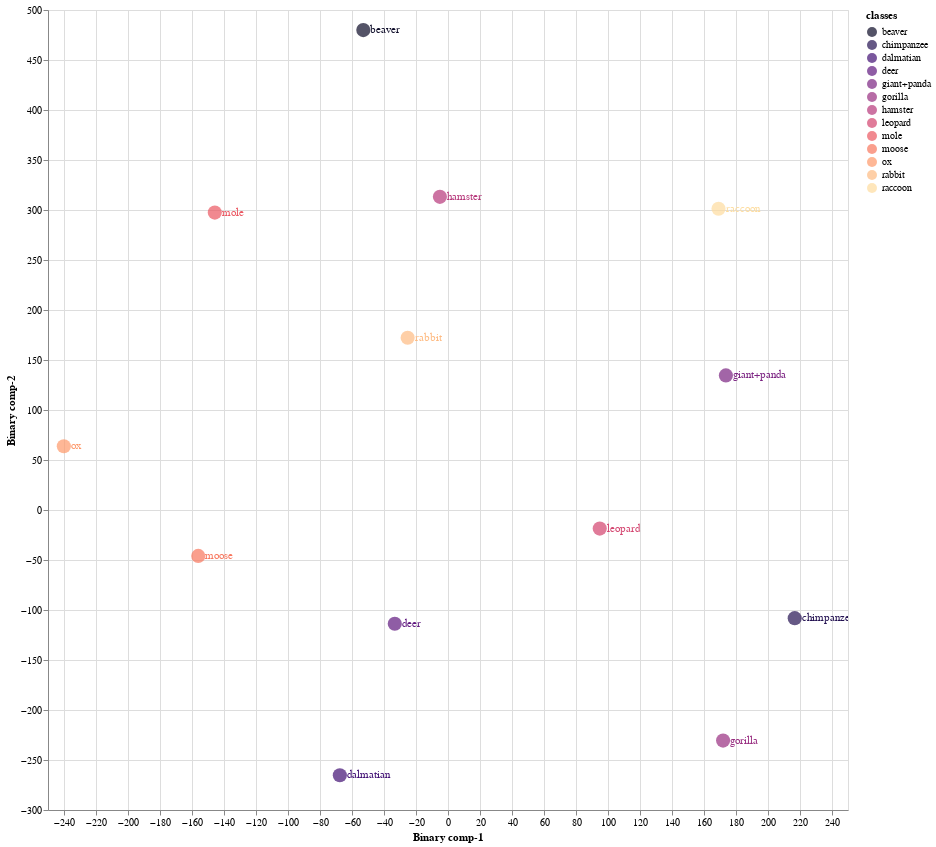
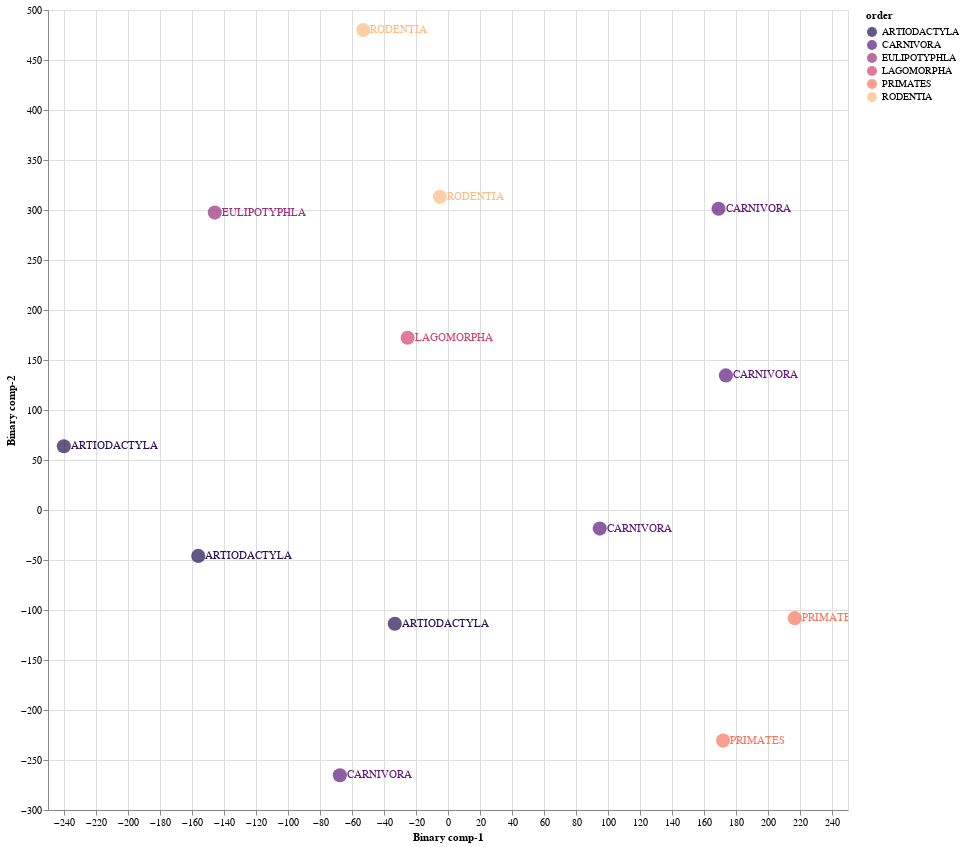

These figures' notebook cell, in order:
### Markdown cell above
# 11. Retrain with best parameters on three train val splits

### Code cell
Train01 = CZSL(mode = "Train", 
               split = 1, 
               DNN = ProjectionNetwork1, 
               epochs = 140, 
               bs = 44, 
               numunits = 725, 
               lr = 0.01672300858684881, 
               optimiser = nn.Sigmoid(), 
               dropout = .25897885389379416, 
               mom = 0, 
               wd = 0,  
               device = 'cuda', 
               checkpoint = CP_final, 
               pred_type = 'Deterministic', 
               dist_type = 'euclidean')

#mode
#1. "Train" - Use Train Val split
#2. "Test" - For Unseen Test Data

#split
# 1 -Train/Val Split 1
# 2 -Train/Val Split 2
# 3 -Train/Val Split 2

#pred_type
#1. "Probabilistic" - continous real numbers giving probability for prdiction to be 1
#2. "Deterministic" - 1 or 0 prediction values

#dist_type
#1. euclidean
#2. cosine
#3. hamming
#4. jaccard

### Figure 1 — Vega-Lite specification as saved in the notebook (floating-point values rounded to 4 significant figures)
{"config": {"view": {"continuousWidth": 400, "continuousHeight": 300}}, "layer": [{"mark": {"type": "circle", "size": 200}, "encoding": {"color": {"field": "classes", "scale": {"scheme": "Magma"}, "type": "nominal"}, "x": {"field": "Binary comp-1", "type": "quantitative"}, "y": {"field": "Binary comp-2", "type": "quantitative"}}, "height": 800, "selection": {"selector017": {"type": "interval", "bind": "scales", "encodings": ["x", "y"]}}, "width": 800}, {"mark": {"type": "text", "align": "left", "baseline": "middle", "dx": 7}, "encoding": {"color": {"field": "classes", "scale": {"scheme": "Magma"}, "type": "nominal"}, "text": {"field": "classes", "type": "nominal"}, "x": {"field": "Binary comp-1", "type": "quantitative"}, "y": {"field": "Binary comp-2", "type": "quantitative"}}, "height": 800, "width": 800}], "data": {"name": "data-943630dda79b123b10ab06e6d9bba64e"}, "$schema": "https://vega.github.io/schema/vega-lite/v4.17.0.json", "datasets": {"data-943630dda79b123b10ab06e6d9bba64e": [{"Binary comp-1": -52.94, "Binary comp-2": 479.9, "classes": "beaver", "sciName": "Aplodontia_rufa", "animal_label": 4, "animal_class": "beaver", "mainCommonName": "Mountain Beaver", "otherCommonNames": "Boomer|Sewellel|Point Arena Mountain Beaver|Point Reyes Mountain Beaver", "class": "Mammalia", "infraclass": "Placentalia", "magnorder": "Boreoeutheria", "superorder": "Euarchontoglires", "order": "RODENTIA", "suborder": "SCIUROMORPHA", "infraorder": null, "parvorder": null, "superfamily": null, "family": "APLODONTIIDAE", "subfamily": null, "tribe": null, "genus": "Aplodontia"}, {"Binary comp-1": -67.6, "Binary comp-2": -265.3, "classes": "dalmatian", "sciName": "Canis_familiaris", "animal_label": 5, "animal_class": "dalmatian", "mainCommonName": "Domestic Dog", "otherCommonNames": "Dog|Dingo|Feral Dog|New Guinea Singing Dog|Village Dog", "class": "Mammalia", "infraclass": "Placentalia", "magnorder": "Boreoeutheria", "superorder": "Laurasiatheria", "order": "CARNIVORA", "suborder": "CANIFORMIA", "infraorder": "CANOIDEA", "parvorder": null, "superfamily": null, "family": "CANIDAE", "subfamily": null, "tribe": null, "genus": "Canis"}, {"Binary comp-1": -145.7, "Binary comp-2": 297.4, "classes": "mole", "sciName": "Talpa_altaica", "animal_label": 12, "animal_class": "mole", "mainCommonName": "Altai Mole", "otherCommonNames": "Siberian Mole", "class": "Mammalia", "infraclass": "Placentalia", "magnorder": "Boreoeutheria", "superorder": "Laurasiatheria", "order": "EULIPOTYPHLA", "suborder": null, "infraorder": null, "parvorder": null, "superfamily": null, "family": "TALPIDAE", "subfamily": "TALPINAE", "tribe": "TALPINI", "genus": "Talpa"}, {"Binary comp-1": 94.84, "Binary comp-2": -18.57, "classes": "leopard", "sciName": "Panthera_pardus", "animal_label": 15, "animal_class": "leopard", "mainCommonName": "Leopard", "otherCommonNames": "Panther", "class": "Mammalia", "infraclass": "Placentalia", "magnorder": "Boreoeutheria", "superorder": "Laurasiatheria", "order": "CARNIVORA", "suborder": "FELIFORMIA", "infraorder": "FELOIDEA", "parvorder": null, "superfamily": null, "family": "FELIDAE", "subfamily": "PANTHERINAE", "tribe": null, "genus": "Panthera"}, {"Binary comp-1": -156.1, "Binary comp-2": -45.94, "classes": "moose", "sciName": "Alces_alces", "animal_label": 16, "animal_class": "moose", "mainCommonName": "Moose", "otherCommonNames": "Elk|Eurasian Elk|Caucasian Moose", "class": "Mammalia", "infraclass": "Placentalia", "magnorder": "Boreoeutheria", "superorder": "Laurasiatheria", "order": "ARTIODACTYLA", "suborder": "RUMINANTIA", "infraorder": "PECORA", "parvorder": null, "superfamily": null, "family": "CERVIDAE", "subfamily": "CAPREOLINAE", "tribe": "ALCEINI", "genus": "Alces"}, {"Binary comp-1": 171.9, "Binary comp-2": -230.6, "classes": "gorilla", "sciName": "Gorilla_gorilla", "animal_label": 20, "animal_class": "gorilla", "mainCommonName": "Western Gorilla", "otherCommonNames": "Lowland Gorilla|Cross River Gorilla|Western Lowland Gorilla", "class": "Mammalia", "infraclass": "Placentalia", "magnorder": "Boreoeutheria", "superorder": "Euarchontoglires", "order": "PRIMATES", "suborder": "HAPLORHINI", "infraorder": "SIMIIFORMES", "parvorder": "CATARRHINI", "superfamily": "HOMINOIDEA", "family": "HOMINIDAE", "subfamily": "HOMININAE", "tribe": null, "genus": "Gorilla"}, {"Binary comp-1": -240.1, "Binary comp-2": 63.79, "classes": "ox", "sciName": "Bos_sauveli", "animal_label": 21, "animal_class": "ox", "mainCommonName": "Kouprey", "otherCommonNames": "Gray Ox|Indochinese Forest Ox", "class": "Mammalia", "infraclass": "Placentalia", "magnorder": "Boreoeutheria", "superorder": "Laurasiatheria", "order": "ARTIODACTYLA", "suborder": "RUMINANTIA", "infraorder": "PECORA", "parvorder": null, "superfamily": null, "family": "BOVIDAE", "subfamily": "BOVINAE", "tribe": "BOVINI", "genus": "Bos"}, {"Binary comp-1": 216.7, "Binary comp-2": -108.1, "classes": "chimpanzee", "sciName": "Pan_troglodytes", "animal_label": 25, "animal_class": "chimpanzee", "mainCommonName": "Chimpanzee", "otherCommonNames": "Chimpanzee|Common Chimpanzee|Robust Chimpanzee|Central Chimpanzee|Eastern Chimpanzee|Nigeria-Cameroon Chimpanzee|Western Chimpanzee", "class": "Mammalia", "infraclass": "Placentalia", "magnorder": "Boreoeutheria", "superorder": "Euarchontoglires", "order": "PRIMATES", "suborder": "HAPLORHINI", "infraorder": "SIMIIFORMES", "parvorder": "CATARRHINI", "superfamily": "HOMINOIDEA", "family": "HOMINIDAE", "subfamily": "HOMININAE", "tribe": null, "genus": "Pan"}, {"Binary comp-1": -5.059, "Binary comp-2": 313.2, "classes": "hamster", "sciName": "Mesocricetus_brandti", "animal_label": 26, "animal_class": "hamster", "mainCommonName": "Brandt's Hamster", "otherCommonNames": "Turkish Hamster", "class": "Mammalia", "infraclass": "Placentalia", "magnorder": "Boreoeutheria", "superorder": "Euarchontoglires", "order": "RODENTIA", "suborder": "SUPRAMYOMORPHA", "infraorder": "MYOMORPHI", "parvorder": null, "superfamily": "MUROIDEA", "family": "CRICETIDAE", "subfamily": "CRICETINAE", "tribe": null, "genus": "Mesocricetus"}, {"Binary comp-1": -25.22, "Binary comp-2": 172.2, "classes": "rabbit", "sciName": "Pentalagus_furnessi", "animal_label": 29, "animal_class": "rabbit", "mainCommonName": "Amami Rabbit", "otherCommonNames": "Ryukyu Rabbit", "class": "Mammalia", "infraclass": "Placentalia", "magnorder": "Boreoeutheria", "superorder": "Euarchontoglires", "order": "LAGOMORPHA", "suborder": null, "infraorder": null, "parvorder": null, "superfamily": null, "family": "LEPORIDAE", "subfamily": null, "tribe": null, "genus": "Pentalagus"}, {"Binary comp-1": 173.7, "Binary comp-2": 134.6, "classes": "giant+panda", "sciName": "Ailuropoda_melanoleuca", "animal_label": 39, "animal_class": "giant+panda", "mainCommonName": "Giant Panda", "otherCommonNames": "Da Xiong Mao", "class": "Mammalia", "infraclass": "Placentalia", "magnorder": "Boreoeutheria", "superorder": "Laurasiatheria", "order": "CARNIVORA", "suborder": "CANIFORMIA", "infraorder": "ARCTOIDEA", "parvorder": null, "superfamily": "URSOIDEA", "family": "URSIDAE", "subfamily": "AILUROPODINAE", "tribe": null, "genus": "Ailuropoda"}, {"Binary comp-1": -33.26, "Binary comp-2": -113.7, "classes": "deer", "sciName": "Hydropotes_inermis", "animal_label": 40, "animal_class": "deer", "mainCommonName": "Chinese Water Deer", "otherCommonNames": null, "class": "Mammalia", "infraclass": "Placentalia", "magnorder": "Boreoeutheria", "superorder": "Laurasiatheria", "order": "ARTIODACTYLA", "suborder": "RUMINANTIA", "infraorder": "PECORA", "parvorder": null, "superfamily": null, "family": "CERVIDAE", "subfamily": "CAPREOLINAE", "tribe": "CAPREOLINI", "genus": "Hydropotes"}, {"Binary comp-1": 169.1, "Binary comp-2": 301.3, "classes": "raccoon", "sciName": "Procyon_lotor", "animal_label": 48, "animal_class": "raccoon", "mainCommonName": "Northern Raccoon", "otherCommonNames": "Common Raccoon", "class": "Mammalia", "infraclass": "Placentalia", "magnorder": "Boreoeutheria", "superorder": "Laurasiatheria", "order": "CARNIVORA", "suborder": "CANIFORMIA", "infraorder": "ARCTOIDEA", "parvorder": null, "superfamily": "MUSTELOIDEA", "family": "PROCYONIDAE", "subfamily": null, "tribe": null, "genus": "Procyon"}]}}

### Figure 2 — Vega-Lite specification as saved in the notebook (floating-point values rounded to 4 significant figures)
{"config": {"view": {"continuousWidth": 400, "continuousHeight": 300}}, "layer": [{"mark": {"type": "circle", "size": 200}, "encoding": {"color": {"field": "order", "scale": {"scheme": "Magma"}, "type": "nominal"}, "x": {"field": "Binary comp-1", "type": "quantitative"}, "y": {"field": "Binary comp-2", "type": "quantitative"}}, "height": 800, "selection": {"selector018": {"type": "interval", "bind": "scales", "encodings": ["x", "y"]}}, "width": 800}, {"mark": {"type": "text", "align": "left", "baseline": "middle", "dx": 7}, "encoding": {"color": {"field": "order", "scale": {"scheme": "Magma"}, "type": "nominal"}, "text": {"field": "order", "type": "nominal"}, "x": {"field": "Binary comp-1", "type": "quantitative"}, "y": {"field": "Binary comp-2", "type": "quantitative"}}, "height": 800, "width": 800}], "data": {"name": "data-943630dda79b123b10ab06e6d9bba64e"}, "$schema": "https://vega.github.io/schema/vega-lite/v4.17.0.json", "datasets": {"data-943630dda79b123b10ab06e6d9bba64e": [{"Binary comp-1": -52.94, "Binary comp-2": 479.9, "classes": "beaver", "sciName": "Aplodontia_rufa", "animal_label": 4, "animal_class": "beaver", "mainCommonName": "Mountain Beaver", "otherCommonNames": "Boomer|Sewellel|Point Arena Mountain Beaver|Point Reyes Mountain Beaver", "class": "Mammalia", "infraclass": "Placentalia", "magnorder": "Boreoeutheria", "superorder": "Euarchontoglires", "order": "RODENTIA", "suborder": "SCIUROMORPHA", "infraorder": null, "parvorder": null, "superfamily": null, "family": "APLODONTIIDAE", "subfamily": null, "tribe": null, "genus": "Aplodontia"}, {"Binary comp-1": -67.6, "Binary comp-2": -265.3, "classes": "dalmatian", "sciName": "Canis_familiaris", "animal_label": 5, "animal_class": "dalmatian", "mainCommonName": "Domestic Dog", "otherCommonNames": "Dog|Dingo|Feral Dog|New Guinea Singing Dog|Village Dog", "class": "Mammalia", "infraclass": "Placentalia", "magnorder": "Boreoeutheria", "superorder": "Laurasiatheria", "order": "CARNIVORA", "suborder": "CANIFORMIA", "infraorder": "CANOIDEA", "parvorder": null, "superfamily": null, "family": "CANIDAE", "subfamily": null, "tribe": null, "genus": "Canis"}, {"Binary comp-1": -145.7, "Binary comp-2": 297.4, "classes": "mole", "sciName": "Talpa_altaica", "animal_label": 12, "animal_class": "mole", "mainCommonName": "Altai Mole", "otherCommonNames": "Siberian Mole", "class": "Mammalia", "infraclass": "Placentalia", "magnorder": "Boreoeutheria", "superorder": "Laurasiatheria", "order": "EULIPOTYPHLA", "suborder": null, "infraorder": null, "parvorder": null, "superfamily": null, "family": "TALPIDAE", "subfamily": "TALPINAE", "tribe": "TALPINI", "genus": "Talpa"}, {"Binary comp-1": 94.84, "Binary comp-2": -18.57, "classes": "leopard", "sciName": "Panthera_pardus", "animal_label": 15, "animal_class": "leopard", "mainCommonName": "Leopard", "otherCommonNames": "Panther", "class": "Mammalia", "infraclass": "Placentalia", "magnorder": "Boreoeutheria", "superorder": "Laurasiatheria", "order": "CARNIVORA", "suborder": "FELIFORMIA", "infraorder": "FELOIDEA", "parvorder": null, "superfamily": null, "family": "FELIDAE", "subfamily": "PANTHERINAE", "tribe": null, "genus": "Panthera"}, {"Binary comp-1": -156.1, "Binary comp-2": -45.94, "classes": "moose", "sciName": "Alces_alces", "animal_label": 16, "animal_class": "moose", "mainCommonName": "Moose", "otherCommonNames": "Elk|Eurasian Elk|Caucasian Moose", "class": "Mammalia", "infraclass": "Placentalia", "magnorder": "Boreoeutheria", "superorder": "Laurasiatheria", "order": "ARTIODACTYLA", "suborder": "RUMINANTIA", "infraorder": "PECORA", "parvorder": null, "superfamily": null, "family": "CERVIDAE", "subfamily": "CAPREOLINAE", "tribe": "ALCEINI", "genus": "Alces"}, {"Binary comp-1": 171.9, "Binary comp-2": -230.6, "classes": "gorilla", "sciName": "Gorilla_gorilla", "animal_label": 20, "animal_class": "gorilla", "mainCommonName": "Western Gorilla", "otherCommonNames": "Lowland Gorilla|Cross River Gorilla|Western Lowland Gorilla", "class": "Mammalia", "infraclass": "Placentalia", "magnorder": "Boreoeutheria", "superorder": "Euarchontoglires", "order": "PRIMATES", "suborder": "HAPLORHINI", "infraorder": "SIMIIFORMES", "parvorder": "CATARRHINI", "superfamily": "HOMINOIDEA", "family": "HOMINIDAE", "subfamily": "HOMININAE", "tribe": null, "genus": "Gorilla"}, {"Binary comp-1": -240.1, "Binary comp-2": 63.79, "classes": "ox", "sciName": "Bos_sauveli", "animal_label": 21, "animal_class": "ox", "mainCommonName": "Kouprey", "otherCommonNames": "Gray Ox|Indochinese Forest Ox", "class": "Mammalia", "infraclass": "Placentalia", "magnorder": "Boreoeutheria", "superorder": "Laurasiatheria", "order": "ARTIODACTYLA", "suborder": "RUMINANTIA", "infraorder": "PECORA", "parvorder": null, "superfamily": null, "family": "BOVIDAE", "subfamily": "BOVINAE", "tribe": "BOVINI", "genus": "Bos"}, {"Binary comp-1": 216.7, "Binary comp-2": -108.1, "classes": "chimpanzee", "sciName": "Pan_troglodytes", "animal_label": 25, "animal_class": "chimpanzee", "mainCommonName": "Chimpanzee", "otherCommonNames": "Chimpanzee|Common Chimpanzee|Robust Chimpanzee|Central Chimpanzee|Eastern Chimpanzee|Nigeria-Cameroon Chimpanzee|Western Chimpanzee", "class": "Mammalia", "infraclass": "Placentalia", "magnorder": "Boreoeutheria", "superorder": "Euarchontoglires", "order": "PRIMATES", "suborder": "HAPLORHINI", "infraorder": "SIMIIFORMES", "parvorder": "CATARRHINI", "superfamily": "HOMINOIDEA", "family": "HOMINIDAE", "subfamily": "HOMININAE", "tribe": null, "genus": "Pan"}, {"Binary comp-1": -5.059, "Binary comp-2": 313.2, "classes": "hamster", "sciName": "Mesocricetus_brandti", "animal_label": 26, "animal_class": "hamster", "mainCommonName": "Brandt's Hamster", "otherCommonNames": "Turkish Hamster", "class": "Mammalia", "infraclass": "Placentalia", "magnorder": "Boreoeutheria", "superorder": "Euarchontoglires", "order": "RODENTIA", "suborder": "SUPRAMYOMORPHA", "infraorder": "MYOMORPHI", "parvorder": null, "superfamily": "MUROIDEA", "family": "CRICETIDAE", "subfamily": "CRICETINAE", "tribe": null, "genus": "Mesocricetus"}, {"Binary comp-1": -25.22, "Binary comp-2": 172.2, "classes": "rabbit", "sciName": "Pentalagus_furnessi", "animal_label": 29, "animal_class": "rabbit", "mainCommonName": "Amami Rabbit", "otherCommonNames": "Ryukyu Rabbit", "class": "Mammalia", "infraclass": "Placentalia", "magnorder": "Boreoeutheria", "superorder": "Euarchontoglires", "order": "LAGOMORPHA", "suborder": null, "infraorder": null, "parvorder": null, "superfamily": null, "family": "LEPORIDAE", "subfamily": null, "tribe": null, "genus": "Pentalagus"}, {"Binary comp-1": 173.7, "Binary comp-2": 134.6, "classes": "giant+panda", "sciName": "Ailuropoda_melanoleuca", "animal_label": 39, "animal_class": "giant+panda", "mainCommonName": "Giant Panda", "otherCommonNames": "Da Xiong Mao", "class": "Mammalia", "infraclass": "Placentalia", "magnorder": "Boreoeutheria", "superorder": "Laurasiatheria", "order": "CARNIVORA", "suborder": "CANIFORMIA", "infraorder": "ARCTOIDEA", "parvorder": null, "superfamily": "URSOIDEA", "family": "URSIDAE", "subfamily": "AILUROPODINAE", "tribe": null, "genus": "Ailuropoda"}, {"Binary comp-1": -33.26, "Binary comp-2": -113.7, "classes": "deer", "sciName": "Hydropotes_inermis", "animal_label": 40, "animal_class": "deer", "mainCommonName": "Chinese Water Deer", "otherCommonNames": null, "class": "Mammalia", "infraclass": "Placentalia", "magnorder": "Boreoeutheria", "superorder": "Laurasiatheria", "order": "ARTIODACTYLA", "suborder": "RUMINANTIA", "infraorder": "PECORA", "parvorder": null, "superfamily": null, "family": "CERVIDAE", "subfamily": "CAPREOLINAE", "tribe": "CAPREOLINI", "genus": "Hydropotes"}, {"Binary comp-1": 169.1, "Binary comp-2": 301.3, "classes": "raccoon", "sciName": "Procyon_lotor", "animal_label": 48, "animal_class": "raccoon", "mainCommonName": "Northern Raccoon", "otherCommonNames": "Common Raccoon", "class": "Mammalia", "infraclass": "Placentalia", "magnorder": "Boreoeutheria", "superorder": "Laurasiatheria", "order": "CARNIVORA", "suborder": "CANIFORMIA", "infraorder": "ARCTOIDEA", "parvorder": null, "superfamily": "MUSTELOIDEA", "family": "PROCYONIDAE", "subfamily": null, "tribe": null, "genus": "Procyon"}]}}
